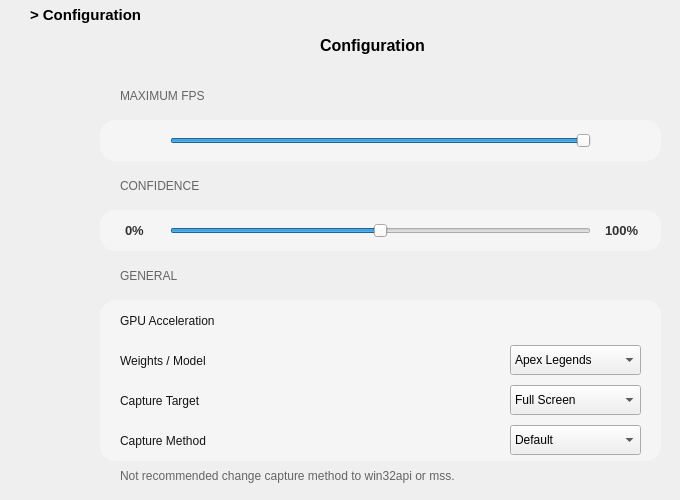
     <widget class="QWidget" name="conf_page">
      <widget class="QLabel" name="label_conf">
       <property name="geometry">
        <rect>
         <x>30</x>
         <y>0</y>
         <width>140</width>
         <height>30</height>
        </rect>
       </property>
       <property name="minimumSize">
        <size>
         <width>140</width>
         <height>30</height>
        </size>
       </property>
       <property name="maximumSize">
        <size>
         <width>140</width>
         <height>30</height>
        </size>
       </property>
       <property name="font">
        <font>
         <family>Yu Gothic UI</family>
         <pointsize>11</pointsize>
         <weight>75</weight>
         <bold>true</bold>
        </font>
       </property>
       <property name="focusPolicy">
        <enum>Qt::StrongFocus</enum>
       </property>
       <property name="text">
        <string>&gt; Configuration</string>
       </property>
      </widget>
      <widget class="QFrame" name="frame_conf_max_fps">
       <property name="geometry">
        <rect>
         <x>100</x>
         <y>120</y>
         <width>561</width>
         <height>41</height>
        </rect>
       </property>
       <property name="styleSheet">
        <string notr="true">#frame_conf_max_fps {
	background-color: rgb(245, 245, 245);
	border: 1px solid rgb(245, 245, 245);
	border-radius: 15px;
}</string>
       </property>
       <property name="frameShape">
        <enum>QFrame::StyledPanel</enum>
       </property>
       <property name="frameShadow">
        <enum>QFrame::Raised</enum>
       </property>
       <widget class="QLabel" name="icon_conf_max_fps_min">
        <property name="geometry">
         <rect>
          <x>30</x>
          <y>10</y>
          <width>21</width>
          <height>21</height>
         </rect>
        </property>
        <property name="font">
         <font>
          <family>Yu Gothic UI</family>
          <pointsize>10</pointsize>
          <weight>75</weight>
          <bold>true</bold>
         </font>
        </property>
        <property name="styleSheet">
         <string notr="true">image: url(:/resources/Resources/icon/fps_min.png);</string>
        </property>
        <property name="text">
         <string/>
        </property>
       </widget>
       <widget class="QLabel" name="icon_conf_max_fps_max">
        <property name="geometry">
         <rect>
          <x>510</x>
          <y>10</y>
          <width>21</width>
          <height>21</height>
         </rect>
        </property>
        <property name="font">
         <font>
          <family>Yu Gothic UI</family>
          <pointsize>10</pointsize>
          <weight>75</weight>
          <bold>true</bold>
         </font>
        </property>
        <property name="styleSheet">
         <string notr="true">image: url(:/resources/Resources/icon/fps_max.png);</string>
        </property>
        <property name="text">
         <string/>
        </property>
       </widget>
       <widget class="QSlider" name="value_max_fps">
        <property name="geometry">
         <rect>
          <x>70</x>
          <y>10</y>
          <width>421</width>
          <height>21</height>
         </rect>
        </property>
        <property name="toolTip">
         <string>&lt;html&gt;&lt;head/&gt;&lt;body&gt;&lt;p&gt;Max: 120fps&lt;/p&gt;&lt;p&gt;Min: 10fps&lt;/p&gt;&lt;/body&gt;&lt;/html&gt;</string>
        </property>
        <property name="minimum">
         <number>10</number>
        </property>
        <property name="maximum">
         <number>120</number>
        </property>
        <property name="singleStep">
         <number>2</number>
        </property>
        <property name="pageStep">
         <number>2</number>
        </property>
        <property name="value">
         <number>120</number>
        </property>
        <property name="orientation">
         <enum>Qt::Horizontal</enum>
        </property>
        <property name="tickPosition">
         <enum>QSlider::NoTicks</enum>
        </property>
        <property name="tickInterval">
         <number>2</number>
        </property>
       </widget>
      </widget>
      <widget class="QLabel" name="label_conf_max_fps">
       <property name="geometry">
        <rect>
         <x>120</x>
         <y>80</y>
         <width>141</width>
         <height>31</height>
        </rect>
       </property>
       <property name="font">
        <font>
         <family>Yu Gothic UI</family>
         <pointsize>9</pointsize>
        </font>
       </property>
       <property name="styleSheet">
        <string notr="true">color: rgb(100,100,100)</string>
       </property>
       <property name="text">
        <string>MAXIMUM FPS</string>
       </property>
      </widget>
      <widget class="QLabel" name="label_conf_title">
       <property name="geometry">
        <rect>
         <x>320</x>
         <y>30</y>
         <width>131</width>
         <height>30</height>
        </rect>
       </property>
       <property name="minimumSize">
        <size>
         <width>0</width>
         <height>30</height>
        </size>
       </property>
       <property name="maximumSize">
        <size>
         <width>160</width>
         <height>30</height>
        </size>
       </property>
       <property name="font">
        <font>
         <family>Yu Gothic UI</family>
         <pointsize>12</pointsize>
         <weight>75</weight>
         <bold>true</bold>
        </font>
       </property>
       <property name="styleSheet">
        <string notr="true">color: rgb(0,0,0)</string>
       </property>
       <property name="text">
        <string>Configuration</string>
       </property>
      </widget>
      <widget class="QLabel" name="label_conf_general">
       <property name="geometry">
        <rect>
         <x>120</x>
         <y>260</y>
         <width>141</width>
         <height>31</height>
        </rect>
       </property>
       <property name="font">
        <font>
         <family>Yu Gothic UI</family>
         <pointsize>9</pointsize>
        </font>
       </property>
       <property name="styleSheet">
        <string notr="true">color: rgb(100,100,100)</string>
       </property>
       <property name="text">
        <string>GENERAL</string>
       </property>
      </widget>
      <widget class="QFrame" name="frame_conf_gpu_accel">
       <property name="geometry">
        <rect>
         <x>100</x>
         <y>300</y>
         <width>561</width>
         <height>41</height>
        </rect>
       </property>
       <property name="styleSheet">
        <string notr="true">#frame_conf_gpu_accel {
	background-color: rgb(245, 245, 245);
	border: 1px solid rgb(245, 245, 245);
	border-top-left-radius: 15px;
	border-top-right-radius: 15px;
}</string>
       </property>
       <property name="frameShape">
        <enum>QFrame::StyledPanel</enum>
       </property>
       <property name="frameShadow">
        <enum>QFrame::Raised</enum>
       </property>
       <widget class="QLabel" name="label_conf_gpu_accel">
        <property name="geometry">
         <rect>
          <x>20</x>
          <y>0</y>
          <width>141</width>
          <height>41</height>
         </rect>
        </property>
        <property name="font">
         <font>
          <family>Yu Gothic UI</family>
          <pointsize>9</pointsize>
         </font>
        </property>
        <property name="styleSheet">
         <string notr="true">color: rgb(20,20,20)</string>
        </property>
        <property name="text">
         <string>GPU Acceleration</string>
        </property>
       </widget>
       <widget class="QPushButton" name="value_gpu_accel">
        <property name="geometry">
         <rect>
          <x>485</x>
          <y>3</y>
          <width>61</width>
          <height>35</height>
         </rect>
        </property>
        <property name="styleSheet">
         <string notr="true">#value_gpu_accel {
	image: url(:/resources/Resources/icon/button_off.png);
	background-color: rgba(0, 0, 0, 0);
	border:none;
}

#value_gpu_accel:checked {
	image: url(:/resources/Resources/icon/button_on.png);
}
</string>
        </property>
        <property name="text">
         <string/>
        </property>
        <property name="checkable">
         <bool>true</bool>
        </property>
       </widget>
      </widget>
      <widget class="QFrame" name="frame_conf_weights">
       <property name="geometry">
        <rect>
         <x>100</x>
         <y>340</y>
         <width>561</width>
         <height>41</height>
        </rect>
       </property>
       <property name="styleSheet">
        <string notr="true">#frame_conf_weights {
	background-color: rgb(245, 245, 245);
	border: 1px solid rgb(245, 245, 245);
}</string>
       </property>
       <property name="frameShape">
        <enum>QFrame::StyledPanel</enum>
       </property>
       <property name="frameShadow">
        <enum>QFrame::Raised</enum>
       </property>
       <widget class="QLabel" name="label_conf_weights">
        <property name="geometry">
         <rect>
          <x>20</x>
          <y>0</y>
          <width>141</width>
          <height>41</height>
         </rect>
        </property>
        <property name="font">
         <font>
          <family>Yu Gothic UI</family>
          <pointsize>9</pointsize>
         </font>
        </property>
        <property name="styleSheet">
         <string notr="true">color: rgb(20,20,20)</string>
        </property>
        <property name="text">
         <string>Weights / Model</string>
        </property>
       </widget>
       <widget class="QComboBox" name="value_weights">
        <property name="geometry">
         <rect>
          <x>410</x>
          <y>5</y>
          <width>131</width>
          <height>30</height>
         </rect>
        </property>
        <property name="font">
         <font>
          <family>Yu Gothic UI</family>
          <pointsize>9</pointsize>
         </font>
        </property>
        <item>
         <property name="text">
          <string>Apex Legends</string>
         </property>
        </item>
        <item>
         <property name="text">
          <string>Custom</string>
         </property>
        </item>
       </widget>
      </widget>
      <widget class="QFrame" name="frame_conf_capture_method">
       <property name="geometry">
        <rect>
         <x>100</x>
         <y>420</y>
         <width>561</width>
         <height>41</height>
        </rect>
       </property>
       <property name="styleSheet">
        <string notr="true">#frame_conf_capture_method {
	background-color: rgb(245, 245, 245);
	border: 1px solid rgb(245, 245, 245);
	border-bottom-left-radius: 15px;
	border-bottom-right-radius: 15px;
}</string>
       </property>
       <property name="frameShape">
        <enum>QFrame::StyledPanel</enum>
       </property>
       <property name="frameShadow">
        <enum>QFrame::Raised</enum>
       </property>
       <widget class="QLabel" name="label_capture_mehod">
        <property name="geometry">
         <rect>
          <x>20</x>
          <y>0</y>
          <width>141</width>
          <height>41</height>
         </rect>
        </property>
        <property name="font">
         <font>
          <family>Yu Gothic UI</family>
          <pointsize>9</pointsize>
         </font>
        </property>
        <property name="styleSheet">
         <string notr="true">color: rgb(20,20,20)</string>
        </property>
        <property name="text">
         <string>Capture Method</string>
        </property>
       </widget>
       <widget class="QComboBox" name="value_capture_method">
        <property name="geometry">
         <rect>
          <x>410</x>
          <y>5</y>
          <width>131</width>
          <height>30</height>
         </rect>
        </property>
        <property name="font">
         <font>
          <family>Yu Gothic UI</family>
          <pointsize>9</pointsize>
         </font>
        </property>
        <item>
         <property name="text">
          <string>Default</string>
         </property>
        </item>
        <item>
         <property name="text">
          <string>win32api</string>
         </property>
        </item>
        <item>
         <property name="text">
          <string>mss</string>
         </property>
        </item>
       </widget>
      </widget>
      <widget class="QFrame" name="frame_conf_capture_target">
       <property name="geometry">
        <rect>
         <x>100</x>
         <y>380</y>
         <width>561</width>
         <height>41</height>
        </rect>
       </property>
       <property name="styleSheet">
        <string notr="true">#frame_conf_capture_target {
	background-color: rgb(245, 245, 245);
	border: 1px solid rgb(245, 245, 245);
}</string>
       </property>
       <property name="frameShape">
        <enum>QFrame::StyledPanel</enum>
       </property>
       <property name="frameShadow">
        <enum>QFrame::Raised</enum>
       </property>
       <widget class="QLabel" name="label_conf_capture_target">
        <property name="geometry">
         <rect>
          <x>20</x>
          <y>0</y>
          <width>141</width>
          <height>41</height>
         </rect>
        </property>
        <property name="font">
         <font>
          <family>Yu Gothic UI</family>
          <pointsize>9</pointsize>
         </font>
        </property>
        <property name="styleSheet">
         <string notr="true">color: rgb(20,20,20)</string>
        </property>
        <property name="text">
         <string>Capture Target</string>
        </property>
       </widget>
       <widget class="QComboBox" name="value_capture_target">
        <property name="geometry">
         <rect>
          <x>410</x>
          <y>5</y>
          <width>131</width>
          <height>30</height>
         </rect>
        </property>
        <property name="font">
         <font>
          <family>Yu Gothic UI</family>
          <pointsize>9</pointsize>
         </font>
        </property>
        <item>
         <property name="text">
          <string>Full Screen</string>
         </property>
        </item>
        <item>
         <property name="text">
          <string>Apex Legends</string>
         </property>
        </item>
        <item>
         <property name="text">
          <string>Custom</string>
         </property>
        </item>
       </widget>
      </widget>
      <widget class="QLabel" name="label_conf_capture_hint">
       <property name="geometry">
        <rect>
         <x>120</x>
         <y>460</y>
         <width>551</width>
         <height>31</height>
        </rect>
       </property>
       <property name="font">
        <font>
         <family>Yu Gothic UI</family>
         <pointsize>9</pointsize>
        </font>
       </property>
       <property name="styleSheet">
        <string notr="true">color: rgb(100,100,100)</string>
       </property>
       <property name="text">
        <string>Not recommended change capture method to win32api or mss.</string>
       </property>
      </widget>
      <widget class="QFrame" name="frame_conf_confidence">
       <property name="geometry">
        <rect>
         <x>100</x>
         <y>210</y>
         <width>561</width>
         <height>41</height>
        </rect>
       </property>
       <property name="styleSheet">
        <string notr="true">#frame_conf_confidence {
	background-color: rgb(245, 245, 245);
	border: 1px solid rgb(245, 245, 245);
	border-radius: 15px;
}</string>
       </property>
       <property name="frameShape">
        <enum>QFrame::StyledPanel</enum>
       </property>
       <property name="frameShadow">
        <enum>QFrame::Raised</enum>
       </property>
       <widget class="QLabel" name="icon_conf_confidence_min">
        <property name="geometry">
         <rect>
          <x>25</x>
          <y>10</y>
          <width>31</width>
          <height>21</height>
         </rect>
        </property>
        <property name="font">
         <font>
          <family>Yu Gothic UI</family>
          <pointsize>10</pointsize>
          <weight>75</weight>
          <bold>true</bold>
         </font>
        </property>
        <property name="styleSheet">
         <string notr="true">color: rgb(50,50,50)</string>
        </property>
        <property name="text">
         <string>0%</string>
        </property>
       </widget>
       <widget class="QLabel" name="icon_conf_confidence_max">
        <property name="geometry">
         <rect>
          <x>505</x>
          <y>10</y>
          <width>41</width>
          <height>21</height>
         </rect>
        </property>
        <property name="font">
         <font>
          <family>Yu Gothic UI</family>
          <pointsize>10</pointsize>
          <weight>75</weight>
          <bold>true</bold>
         </font>
        </property>
        <property name="styleSheet">
         <string notr="true">color: rgb(50,50,50)</string>
        </property>
        <property name="text">
         <string>100%</string>
        </property>
       </widget>
       <widget class="QSlider" name="value_confidence">
        <property name="geometry">
         <rect>
          <x>70</x>
          <y>10</y>
          <width>421</width>
          <height>21</height>
         </rect>
        </property>
        <property name="toolTip">
         <string>&lt;html&gt;&lt;head/&gt;&lt;body&gt;&lt;p&gt;Max: 120fps&lt;/p&gt;&lt;p&gt;Min: 10fps&lt;/p&gt;&lt;/body&gt;&lt;/html&gt;</string>
        </property>
        <property name="minimum">
         <number>0</number>
        </property>
        <property name="maximum">
         <number>100</number>
        </property>
        <property name="singleStep">
         <number>2</number>
        </property>
        <property name="pageStep">
         <number>2</number>
        </property>
        <property name="value">
         <number>50</number>
        </property>
        <property name="orientation">
         <enum>Qt::Horizontal</enum>
        </property>
        <property name="tickPosition">
         <enum>QSlider::NoTicks</enum>
        </property>
        <property name="tickInterval">
         <number>2</number>
        </property>
       </widget>
      </widget>
      <widget class="QLabel" name="label_conf_max_fps_2">
       <property name="geometry">
        <rect>
         <x>120</x>
         <y>170</y>
         <width>141</width>
         <height>31</height>
        </rect>
       </property>
       <property name="font">
        <font>
         <family>Yu Gothic UI</family>
         <pointsize>9</pointsize>
        </font>
       </property>
       <property name="styleSheet">
        <string notr="true">color: rgb(100,100,100)</string>
       </property>
       <property name="text">
        <string>CONFIDENCE</string>
       </property>
      </widget>
     </widget>
